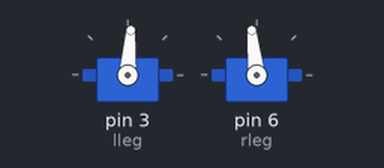
This sketch was run on a simulated Arduino Uno, built with avr-gcc and run on an emulated ATmega328P. On the bench: 2 × servo.

Above: at 0.1 s.
At 7.12 s:
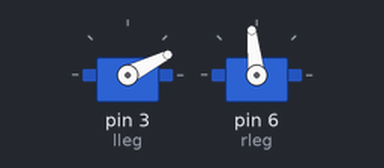
At 14.18 s:
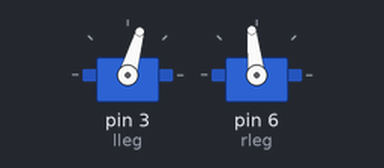
At 30.1 s:
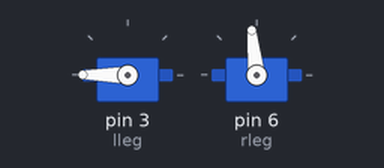
Timing chart, 0 to 40.0 s (numbered marks = the images above):
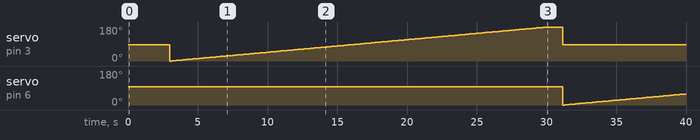

The sketch:

unit_test_for_servo_hs422.ino
```cpp
// #include <Servo.h>

// Servo myservo; // Create servo object

// void setup() {
//   myservo.attach(6); // Attach servo to pin 3
// }

// void loop() {
//   myservo.write(96); // Move to 90 degrees (neutral position)-87 or 86 is likely good for left (see from back)
//                                                             //95 or 96 is likely good for right (see from back)
//   delay(2000);       // Wait 2 seconds

//   myservo.write(0);  // Move to 0 degrees
//   delay(2000);       // Wait 2 seconds

//   myservo.write(180); // Move to 180 degrees
//   delay(2000);        // Wait 2 seconds
// }


#include <Servo.h>

// Servo objects for left and right motors
Servo lservo;
Servo rservo;

// Pin definitions
const int rleg = 6;
const int lleg = 3;

int pos; // Variable to store servo position

void setup() {
  lservo.attach(lleg); // Attach left servo to pin 3
  rservo.attach(rleg); // Attach right servo to pin 6

  // Set initial positions to neutral (stop the servos)
  lservo.write(86);
  rservo.write(96);
}

void loop() {
  // Ensure both servos are stopped at the beginning of the loop
  lservo.write(86);
  rservo.write(96);
  delay(3000); // Wait for 3 seconds

  // Move left servo from 0 to 180 degrees
  for (pos = 0; pos <= 180; pos++) {
    lservo.write(pos);
    delay(150); // Pause for a moment to make motion visible
  }
  delay(1000); // Wait for 1 second

  // Keep left servo at neutral
  lservo.write(86);

  // Move right servo from 0 to 180 degrees
  for (pos = 0; pos <= 180; pos++) {
    rservo.write(pos);
    delay(150); // Pause for a moment to make motion visible
  }
  delay(1000); // Wait for 1 second

  // Keep right servo at neutral
  rservo.write(96);
}
```

Measured:
- by itself, servo on pin 3 (lleg): 86° → 0° at 3.0 s, → 1° 0.15 s later, → 2° 0.15 s later, → 3° 0.15 s later, … (182 changes in this stretch)
- by itself, servo on pin 6 (rleg): 96° → 0° at 31.2 s, → 1° 0.15 s later, → 2° 0.15 s later, → 3° 0.15 s later, … (59 changes in this stretch)
